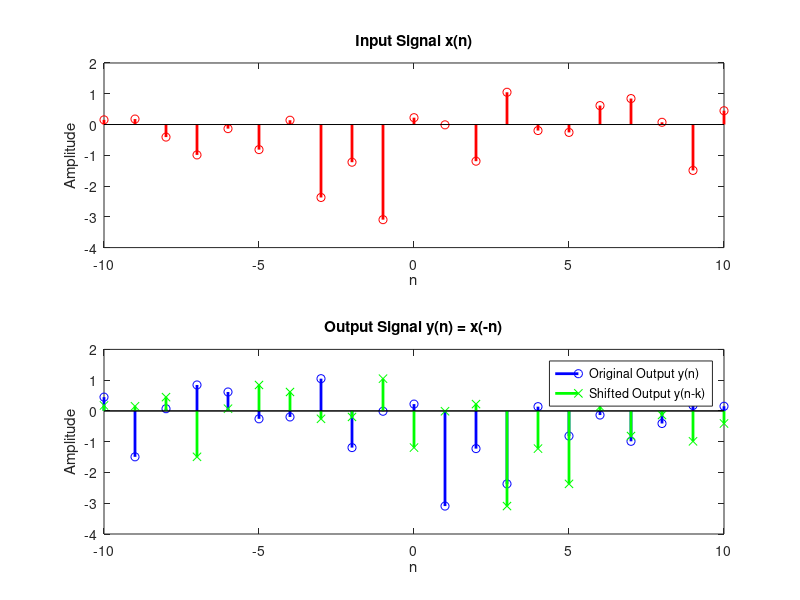

Source code (MATLAB):
n = -10:10;  % Assuming a range of values for n
k = 2;  % Time shift value

x = randn(size(n));  % Example input signal, you can replace it with any signal

% System operation
y = x(end:-1:1);

% Time-shifted input
x_shifted = circshift(x, [0, k]);

% Corresponding time-shifted output
y_shifted = circshift(y, [0, k]);

% Plotting
subplot(2,1,1);
stem(n, x, 'r', 'LineWidth', 2);
title('Input Signal x(n)');
xlabel('n');
ylabel('Amplitude');

subplot(2,1,2);
stem(n, y, 'b', 'LineWidth', 2);
hold on;
stem(n, y_shifted, 'g', 'LineWidth', 2, 'Marker', 'x');
hold off;
legend('Original Output y(n)', 'Shifted Output y(n-k)');
title('Output Signal y(n) = x(-n)');
xlabel('n');
ylabel('Amplitude');

